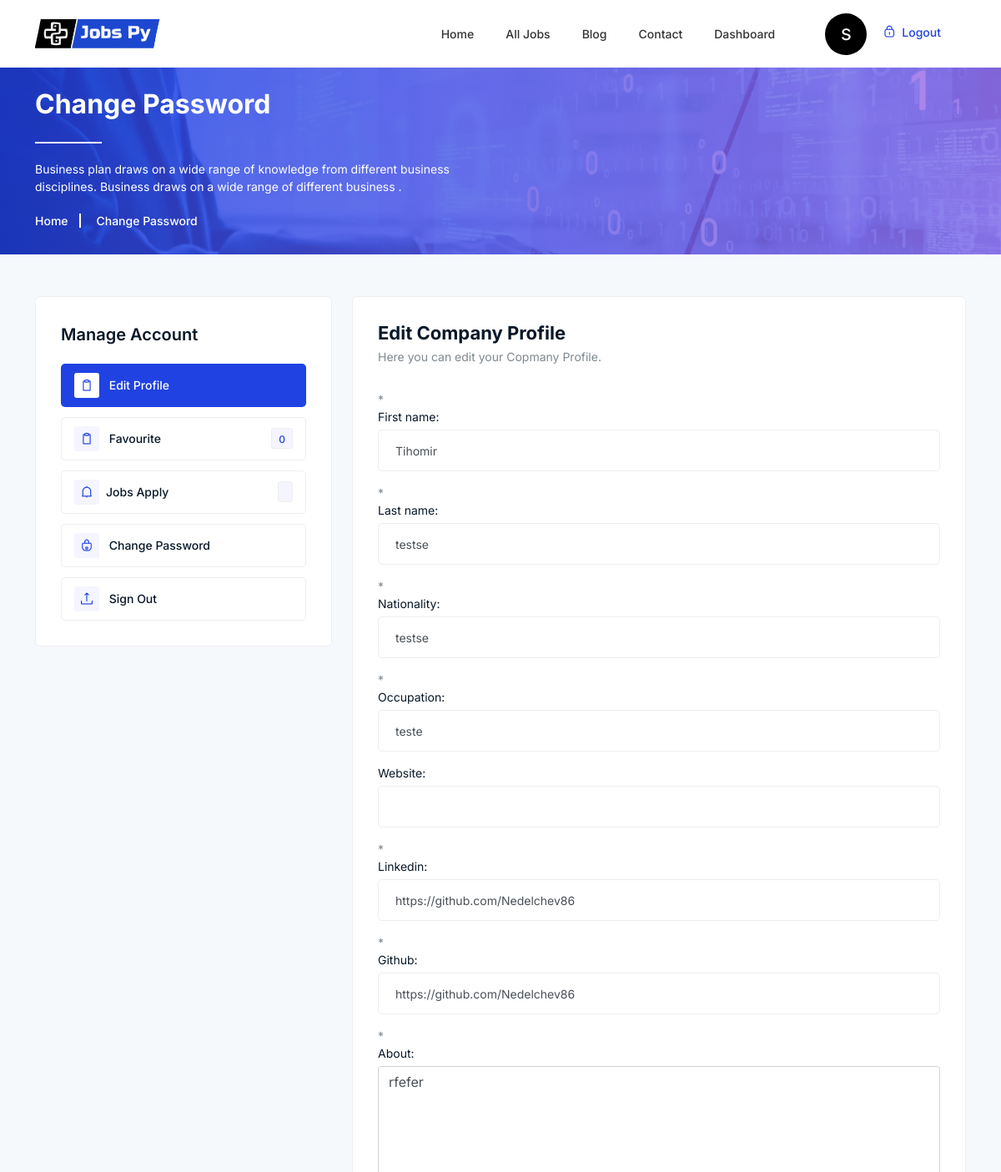
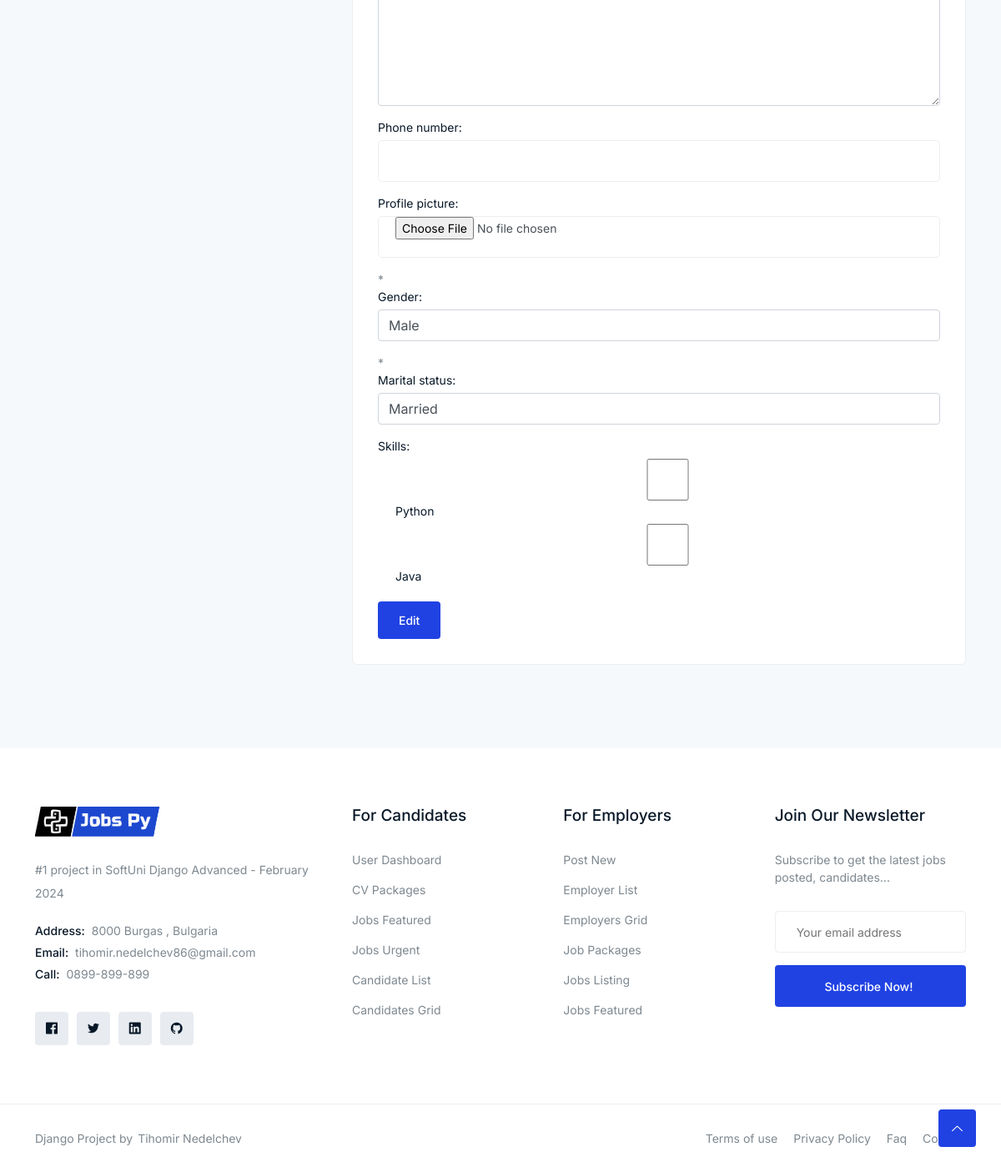
Page /jobseeker/edit-profile/2/ (signed in) on the committed database (2 pictures, top to bottom).
### jobsPy/accounts/models.py (models this page shows)
class Account(AbstractBaseUser, PermissionsMixin):
    username = None
    ROLE_CHOICES = (
        ('jobseeker', 'Job Seeker'),
        ('company', 'Company'),
    )
    role = models.CharField(max_length=10, choices=ROLE_CHOICES)
    date_joined = models.DateTimeField(auto_now_add=True)
    last_login = models.DateTimeField(auto_now_add=True)
    email = models.EmailField(max_length=100, unique=True, null=False, blank=False)
    USERNAME_FIELD = 'email'
    EMAIL_FIELD = 'email'
    REQUIRED_FIELDS = []
    objects = AccountModel()
    is_staff = models.BooleanField(default=False)

### jobsPy/jobseekers/models.py (models this page shows)
class JobSeeker(models.Model):
    user = models.OneToOneField(UserModel, on_delete=models.CASCADE)
    first_name = models.CharField(max_length=50, blank=False, null=False)
    last_name = models.CharField(max_length=50, blank=False, null=False)
    nationality = models.CharField(max_length=50, blank=False, null=False)
    occupation = models.CharField(max_length=50, blank=False, null=False)
    website = models.CharField(max_length=70, blank=True, null=True)
    linkedin = models.CharField(blank=False, null=False, max_length=50)
    github = models.CharField(blank=False, null=False, max_length=50)
    about = models.TextField()
    phone_number = models.CharField(max_length=50, blank=True, null=True)
    profile_picture = models.ImageField(
        blank=True, null=True, upload_to='images/profile')
    gender = models.CharField(blank=False, null=False,
                              choices=GENDER_TYPE, max_length=1)
    marital_status = models.CharField(blank=False, null=False, max_length=20, choices=MARITAL_STATUS)

### jobsPy/jobseekers/views.py (the view)
# urls.py: path("edit-profile/<int:pk>/", EditProfile.as_view(), name="edit-profile"),
class EditProfile(UpdateView):
    model = JobSeeker
    template_name = "job_seekers/edit_profile.html"
    form_class = EditProfileFrom
    success_url = reverse_lazy("index")
    def get_context_data(self, **kwargs):
        contex = super().get_context_data(**kwargs)
        print(self.request.user.pk)
        jobseeker = get_object_or_404(JobSeeker, pk=self.request.user.jobseeker.pk)
        education = jobseeker.educations.all()
        if education:
            contex["educations"] = education
        return contex

### jobsPy/jobseekers/forms.py
class EditProfileFrom(ModelForm):
    class Meta:
        model = JobSeeker
        exclude = ["user"]
    skills = ModelMultipleChoiceField(
        queryset=Skills.objects.all(),
        widget=CheckboxSelectMultiple,
        required=False
    )
    def __init__(self, *args, **kwargs):
        super().__init__(*args, **kwargs)
        for field in self.fields:
            self.fields[field].widget.attrs['class'] = 'form-control'
        self.fields["skills"].widget.attrs['class'] = "form-check"

### jobsPy/jobs/models.py (called while the page is built)
    def __str__(self):
        return self.name

### templates/job_seekers/edit_profile.html (shortened to what this page needs)
{% extends 'base.html' %}
{% load static %}
{% block main_content %}
    <div class="breadcrumbs overlay">
        <div class="container">
            <div class="row">
                <div class="col-12">
                    <div class="breadcrumbs-content">
                        <h1 class="page-title">Change Password</h1>
                        <p>Business plan draws on a wide range of knowledge from different business<br> disciplines.
                            Business draws on a wide range of different business .</p>
                    </div>
                    <ul class="breadcrumb-nav">
                        <li><a href="index.html">Home</a></li>
                        <li>Change Password</li>
                    </ul>
                </div>
            </div>
        </div>
    </div>
    <div class="change-password section">
        <div class="container">
            <div class="alerts-inner">
                <div class="row">
                    {% include "job_seekers/job_seeker_menu.html" %}
                    <div class="col-lg-8">
                        <div class="password-content">
                            <h3>Edit Company Profile</h3>
                            <p>Here you can edit your Copmany Profile.</p>
                            <form method="post" action="{% url 'edit-profile' user.jobseeker.pk %}" enctype="multipart/form-data">
                                <div class="row">
                                {% for field in form %}
                    <div class="form-group">
                    {% if field.field.required %}
                    <span>*{{ field.label_tag }}</span>
                        {% else %}
                        {{ field.label_tag }}
                        {% endif %}
                    {{ field }}
                     </div>
                {% endfor %}
                                    <div class="col-lg-12">
                                        <div class="button">
                                            <button class="btn">Edit</button>
                                        </div>
                                    </div>
                                </div>
                            </form>
                        </div>
                    </div>
                </div>
            </div>
        </div>
    </div>
 {% endblock %}

### templates/base.html (shortened to what this page needs)
{% load static %}
<!DOCTYPE html>
<html class="no-js" lang="zxx">
<head>
    <link rel="stylesheet" href="{% static '/css/bootstrap.min.css' %}" />
    <link rel="stylesheet" href="{% static '/css/LineIcons.2.0.css' %}" />
    <link rel="stylesheet" href="{% static '/css/animate.css' %}" />
    <link rel="stylesheet" href="{% static '/css/tiny-slider.css' %}" />
    <link rel="stylesheet" href="{% static '/css/glightbox.min.css' %}" />
    <link rel="stylesheet" href="{% static '/css/main.css' %}" />
    <link rel="stylesheet" href="{% static '/css/flaticon.css' %}" />
</head>
<body>
    <header class="header style4">
        <div class="navbar-area">
            <div class="container">
                <div class="row align-items-center">
                    <div class="col-lg-12">
                        <nav class="navbar navbar-expand-lg">
                            <a class="navbar-brand logo" href="{% url 'index' %}">
                                <img class="logo1" src="{% static '/images/logo/logo.svg'%}" alt="Logo" />
                            </a>
                            <div class="collapse navbar-collapse sub-menu-bar" id="navbarSupportedContent">
                                <ul id="nav" class="navbar-nav ml-auto">
                                    <li class="nav-item">
                                        <a class="{% if request.resolver_match.url_name == 'index' %}active{% endif %}" href="{% url 'index' %}">Home</a>
                                    </li>
                                    <li class="nav-item "><a class="{% if request.resolver_match.url_name == 'all-jobs' %}active{% endif %}" href="{% url 'all-jobs' %}">All Jobs</a>
                                    </li>
                                    <li class="nav-item"><a href="#">Blog</a>
                                    </li>
                                    <li class="nav-item"><a class="{% if request.resolver_match.url_name == 'contact' %}active{% endif %}" href="{% url 'contact' %}">Contact </a> </li>
                                    {% if request.user.role == "company"%}
                                          <li class="nav-item "><a class="{% if request.resolver_match.url_name == 'company-dashboard' %}active{% endif %}" href="{% url 'company-dashboard' %}">Dashboard</a></li>
                                    {% elif request.user.role == "jobseeker"%}
                                          <li class="nav-item"><a href="{% url 'job seeker dashboard' %}">Dashboard</a></li>
                                    {% endif %}
                                </ul>
                            </div>
                            <div class="button">
                                {% if user.is_authenticated %}
                                {% if user.company.image %}
                                    <a href="{% url 'login_redirect_dashboard' %} "><img class="user-profile-small" src="{{ user.company.image.url }}" alt="Logo"></a>
                                {% elif user.jobseeker.profile_picture %}
                                    <a href="{% url 'login_redirect_dashboard' %} "><img class="user-profile-small" src="{{ user.jobseeker.profile_picture.url }}" alt="Logo"></a>
                                {% else %}
                                    <div class="text-center align-center"  style="align-items:center !important;justify-content:center !important;background-color: black;width: 50px;height: 50px;border-radius: 50px; margin-right: 20px">
                                    <a href="{% url 'login_redirect_dashboard' %}" style="padding-top: 10%; color: white; font-size: 25px" >{{ user.email.0 }}</a>
                                    </div>
                                {% endif %}
                                    <a href="{% url 'sing-out' %}"  class="login"><i class="lni lni-lock-alt"></i> Logout</a>
                                {% else %}
                                <a href="{% url 'login' %}"   class="login"><i
                                        class="lni lni-lock-alt"></i> Login</a>
                                <a href="{% url 'registration' %}"  class="btn">Sign Up</a>
                                {% endif %}
                            </div>
                        </nav>
                    </div>
                </div>
            </div>
        </div>
    </header>
{% block main_content %}
{% endblock %}
    <footer class="footer">
        <div class="footer-middle">
            <div class="container">
                <div class="row">
                    <div class="col-lg-4 col-md-6 col-12">
                        <div class="f-about single-footer">
                            <div class="logo">
                                <a href="index.html"><img src="{% static '/images/logo/logo.svg'%}" alt="Logo"></a>
                            </div>
                            <p>#1 project in SoftUni Django Advanced - February 2024</p>
                            <ul class="contact-address">
                                <li><span>Address:</span> 8000 Burgas , Bulgaria </li>
                                <li><span>Email:</span> tihomir.nedelchev86@gmail.com</li>
                                <li><span>Call:</span> 0899-899-899</li>
                            </ul>
                            <div class="footer-social">
                                <ul>
                                    <li><a href="https://bg-bg.facebook.com/tihomir.nedelchev" target="_blank"><i class="lni lni-facebook-original"></i></a></li>
                                    <li><a href="#"><i class="lni lni-twitter-original"></i></a></li>
                                    <li><a href="https://www.linkedin.com/in/tihomir-nedelchev/" target="_blank"><i class="lni lni-linkedin-original"></i></a></li>
                                    <li><a href="https://github.com/Nedelchev86" target="_blank"><i class="lni lni-github-original"></i></a></li>
                                </ul>
                            </div>
                        </div>
                    </div>
                    <div class="col-lg-8 col-12">
                        <div class="row">
                            <div class="col-lg-4 col-md-6 col-12">
                                <div class="single-footer f-link">
                                    <h3>For Candidates</h3>
                                    <ul>
                                        <li><a href="#">User Dashboard</a></li>
                                        <li><a href="#">CV Packages</a></li>
                                        <li><a href="#">Jobs Featured</a></li>
                                        <li><a href="#">Jobs Urgent</a></li>
                                        <li><a href="#">Candidate List</a></li>
                                        <li><a href="#">Candidates Grid</a></li>
                                    </ul>
                                </div>
                            </div>
                            <div class="col-lg-4 col-md-6 col-12">
                                <div class="single-footer f-link">
                                    <h3>For Employers</h3>
                                    <ul>
                                        <li><a href="#">Post New</a></li>
                                        <li><a href="#">Employer List</a></li>
                                        <li><a href="#">Employers Grid</a></li>
                                        <li><a href="#">Job Packages</a></li>
                                        <li><a href="#">Jobs Listing</a></li>
                                        <li><a href="#">Jobs Featured</a></li>
                                    </ul>
                                </div>
                            </div>
                            <div class="col-lg-4 col-md-6 col-12">
                                <div class="single-footer newsletter">
                                    <h3>Join Our Newsletter</h3>
                                    <p>Subscribe to get the latest jobs posted, candidates...</p>
                                    <form action="mail/mail.php" method="get" target="_blank" class="newsletter-inner">
                                        <input name="EMAIL" placeholder="Your email address" class="common-input"
                                            onfocus="this.placeholder = ''"
                                            onblur="this.placeholder = 'Your email address'" required="" type="email" autocomplete="email">
                                        <div class="button">
                                            <button class="btn">Subscribe Now! </button>
                                        </div>
                                    </form>
                                </div>
                            </div>
                        </div>
                    </div>
                </div>
            </div>
        </div>
        <div class="footer-bottom">
            <div class="container">
                <div class="inner">
                    <div class="row">
                        <div class="col-lg-6 col-md-6 col-12">
                            <div class="left">
                                <p>Django Project by<a href="#" rel="nofollow">Tihomir Nedelchev</a></p>
                            </div>
                        </div>
                        <div class="col-lg-6 col-md-6 col-12">
                            <div class="right">
                                <ul>
                                    <li><a href="#">Terms of use</a></li>
                                    <li><a href="#"> Privacy Policy</a></li>
                                    <li><a href="#">Faq</a></li>
                                    <li><a href="#">Contact</a></li>
                                </ul>
                            </div>
                        </div>
                    </div>
                </div>
            </div>
        </div>
    </footer>
    <a href="#" class="scroll-top btn-hover">
        <i class="lni lni-chevron-up"></i>
    </a>
</body>
</html>

### templates/job_seekers/job_seeker_menu.html (shortened to what this page needs)
                    <div class="col-lg-4 col-12">
                        <div class="dashbord-sidebar">
                            <ul>
                                <li class="heading">Manage Account</li>
                                <li><a class="{% if request.resolver_match.url_name == 'edit-profile' %}active{% endif %}"  href="{% url 'edit-profile' user.jobseeker.pk %}"><i class="lni lni-clipboard"></i> Edit Profile</a></li>
                                <li><a class=""  href="{% url 'favourite_jobs' %}"><i class="lni lni-clipboard"></i> Favourite <span class="notifi">{{ user.favoritejob_set.all|length}}</span></a></li>
                                <li><a class="" href="{% url 'jobs-apply' %}"><i class="lni lni-alarm"></i>Jobs Apply <span class="notifi"></span></a></li>
                                <li><a href="{% url 'change-password' %}"><i class="lni lni-lock"></i> Change Password</a></li>
                                <li><a href="{% url 'sing-out' %}"><i class="lni lni-upload"></i> Sign Out</a></li>
                            </ul>
                        </div>
                    </div>

### rows in the picture
Account: email.0 "s", favoritejob_set.all|length "0"
JobSeeker: form "Tihomir" "testse" "testse" "teste" "https://github.com/Nedelchev86" "https://github.com/Nedelchev86" "rfefer" "Male" "Married"

### other values in the picture
{{ field.label_tag }} "First name:" "Last name:" "Nationality:" "Occupation:" "Linkedin:" "Github:" "About:" "Gender:" "Marital status:"
{{ field.label_tag }} "Website:" "Phone number:" "Profile picture:" "Skills:"
